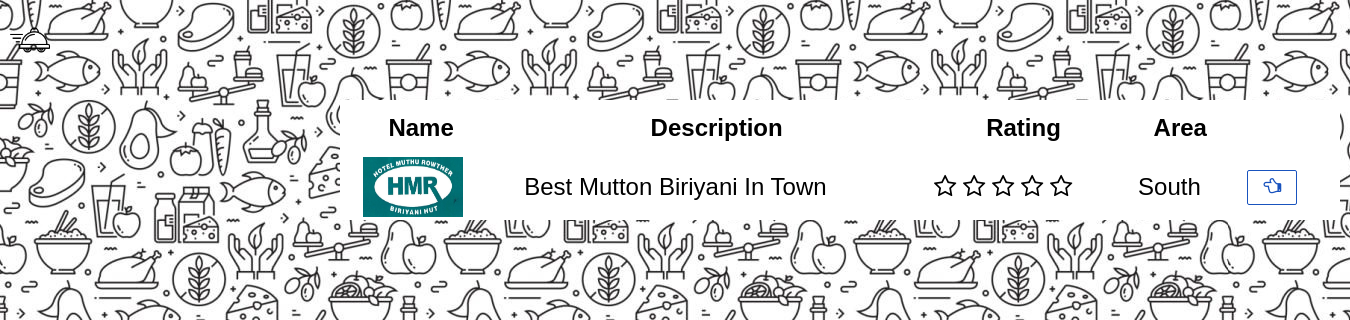
The app's page /restaurants/ (signed in), older data.
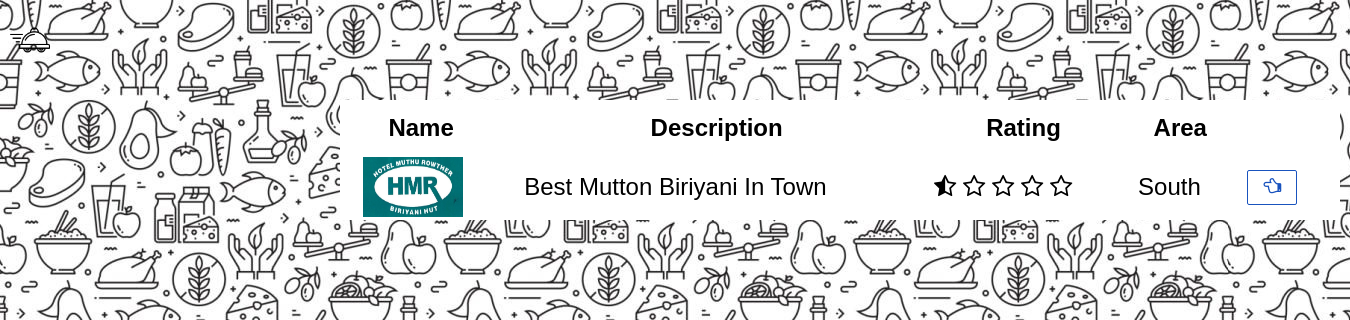
The same page, newer data.
### base/models.py (models this page shows, shortened)
class Restaurant(models.Model):
    name1 = models.CharField(max_length=30,verbose_name="Restaurant Name",default="")
    owner = models.OneToOneField(Owner,on_delete=models.CASCADE)
    image = models.ImageField(upload_to="restaurant/",null=True)
    description = models.CharField(max_length=200, null=True)
    rating = models.DecimalField(max_digits=3, decimal_places=2, validators=[MinValueValidator(0.0), MaxValueValidator(5.0)], default=0,null=True)

class User(AbstractUser):
    class Role(models.TextChoices):
        ADMIN = "ADMIN", "Admin"
        OWNER = "OWNER", "Owner"
        CUSTOMER = "CUSTOMER", "Customer"
        DELIVERER = "DELIVERER", "Deliverer"
    base_role = Role.ADMIN
    email = models.EmailField(_("email address"), unique=True)
    USERNAME_FIELD = "email"
    name = models.CharField(max_length=100,null=True)
    is_staff = models.BooleanField(default=True)
    role = models.CharField(max_length=50, choices=Role.choices, default=Role.ADMIN)
    REQUIRED_FIELDS = ['username']

class Addresses(models.Model):
    user = models.OneToOneField(User, on_delete=models.CASCADE)
    address = models.CharField(max_length=100)
    area = models.CharField(max_length=20)

### base/views.py (the view)
# urls.py: path('restaurants/',views.displayRestaurants, name='restaurant-list'),
@login_required(login_url='login')
def displayRestaurants(request):
    r = Restaurant.objects.all().filter(owner__addresses__area= request.user.addresses.area)
    return render(request, 'base/restaurants.html', {'restaurant' : r})

### base/templates/base/restaurants.html (shortened to what this page needs)
{%load static%}
<head>
    <link rel="stylesheet" href="{%static 'styles/style.css'%}" />
    <link rel="stylesheet" href="https://cdnjs.cloudflare.com/ajax/libs/font-awesome/4.7.0/css/font-awesome.min.css">
</head>
<body style="background-image: url(../static/images/food.jpg); ">
        <a href = '/'>
            <img src = " {%static 'images/transparent_black.png'%}" class = 'logo'>
        </a>
        <table class='pending-table' style='margin-top:40px; align-items: center ; width:1000px'>
            <tr>
                <th> Name </th>
                <th> Description </th>
                <th> Rating </th>
                <th> Area</th>
                <th> </th>
            </tr>
            {% for item in restaurant %}
                <tr>
                    <td>
                        <img class="menu-item-image" src="{{item.image.url }}" width="100px" height="60px" style='padding-left:20px;'/>
                    </td>
                    <td>{{item.description}}</td>
                    <td>
                            <span>
                            {%with r=item.rating%}
                            <i class="fa fa-star{% if r == 0.5 %}-half-o{% elif r < 1 %}-o {% endif %}" aria-hidden="true"></i>
                            <i class="fa fa-star{% if r == 1.5 %}-half-o{% elif r < 2 %}-o {% endif %}" aria-hidden="true"></i>
                            <i class="fa fa-star{% if r == 2.5 %}-half-o{% elif r < 3 %}-o {% endif %}" aria-hidden="true"></i>
                            <i class="fa fa-star{% if r == 3.5 %}-half-o{% elif r < 4 %}-o {% endif %}" aria-hidden="true"></i>
                            <i class="fa fa-star{% if r == 4.5 %}-half-o{% elif r < 5 %}-o {% endif %}" aria-hidden="true"></i>
                            </span>
                            {%endwith%}
                        </td>
                    <td>{{item.owner.addresses.area}}</td>
                    <td>
                        <a href = "{% url 'order' item.pk %}">
                            <button class = 'create-button' style='margin-top :0; width : 50'>
                                <i class="fa fa-lg fa-hand-o-left" aria-hidden="true"></i>
                            </button>
                        </a>
                    </td>
                </tr>
                {% endfor %}
            </table>
</body>

### static/styles/style.css (style rules this page uses)
* { font-family: Arial, Helvetica, sans-serif; }
body { margin:0px; }
.logo { height: 40px; width: 40px; margin-right: 10px; margin-left: 10px; margin-top: 20px; }
.create-button { background-color: white; border-color: rgb(25, 83, 190); color:rgb(25, 83, 190); border-width: 1px; border-style:solid; height:35px; width: 100px; border-radius: 2px; cursor:pointer; }
.pending-table { margin-top:0; margin-left: 340; font-size:x-large; line-height: 50px; background-image: url("../images/white.jpg"); }
tr th,tr td { padding-right: 22; }

Row changes from the older to the newer data that the page shows:
changed Restaurant "Best Mutton Biriyani In Town": rating 0 → 0.5 (drawn)
